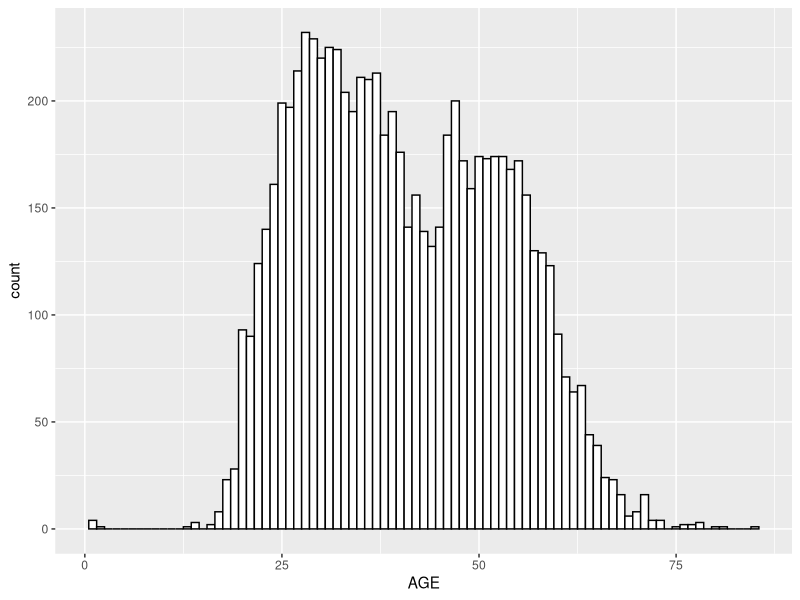
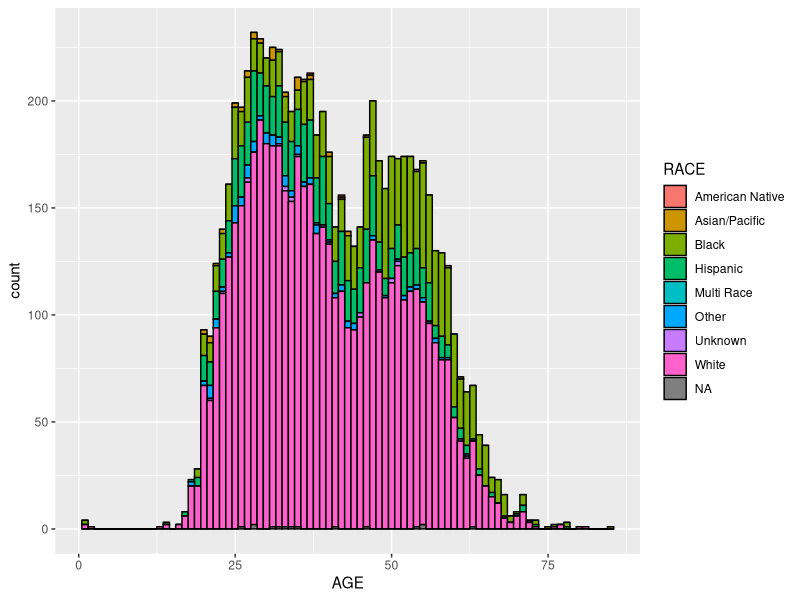
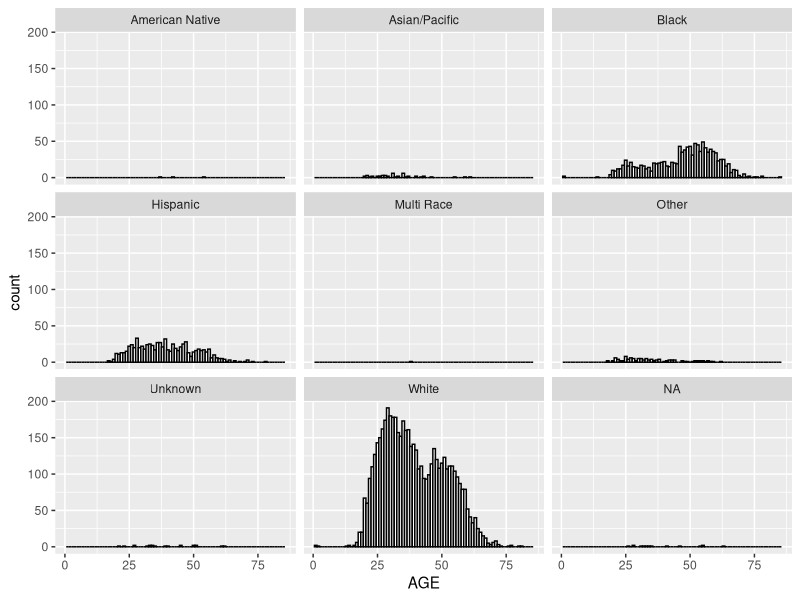

These figures' R source, in order:
## ---- chunk 1
library(tidyverse)
library(sf)
library(here)
library(ggplot2)
## ---- chunk 2
me <- read.csv(here("me_data_geocoded_final.csv")) %>% 
  filter(!is.na(AGE))

me$AGE <- me$AGE %>% 
  substr(1,2) %>% #only takes first two characters: numeric age (previously there was "Years")
  as.numeric() 

unique(me$RACE)
me$RACE[me$RACE == "black"] <- "Black"
me$RACE[me$RACE == "Asian"] <- "Asian/Pacific"
me$RACE[me$RACE == "OTHER"] <- "Other"
## ---- chunk 3
summary(me$AGE)
## ---- chunk 4
ggplot(me, aes(x=AGE)) + 
  geom_histogram(binwidth = 1, color="black", fill="white")
## ---- chunk 5
ggplot(me, aes(x=AGE, fill=RACE)) + 
  geom_histogram(binwidth = 1, color="black")
## ---- chunk 6
ggplot(me, aes(x=AGE)) + 
  geom_histogram(binwidth = 1, color="black", fill="white") + 
  facet_wrap( ~ RACE)
